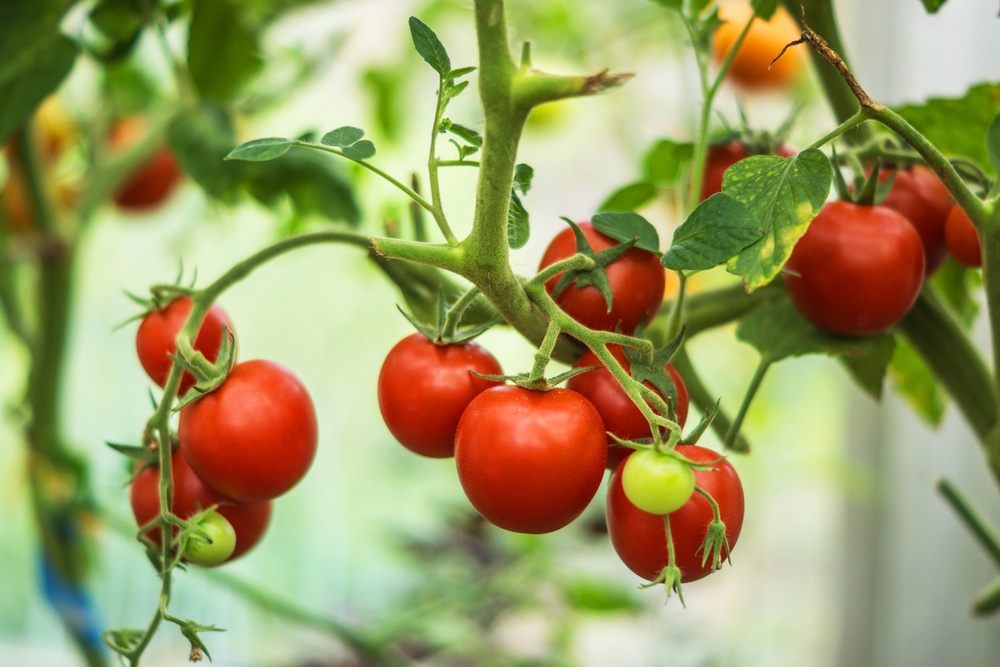
#> input picture LyndaOpenCv Exercises and Assignments/Chap3/tomato2.jpg, 1000 x 667 px
$ python CannyEdges.py
#> lines starting #> are read from the running program, lines starting #| are printed output that depends on the picture; after the words box and inside, x2 and y2 are one past the last pixel; in counts of white or black regions, pixels touching at a corner belong together
import numpy as np
from cv2 import cv2

img = cv2.imread('tomato2.jpg',1)
#> img is the input picture: shape (667, 1000, 3); mean B, G, R 99.1, 154.2, 155.7
img = cv2.resize(img,(0,0),fx=0.6,fy=0.6)
#> img: shape (400, 600, 3)
#Convert to hsv channel for segmentation, then contour miscalculation due to segmentation overlap
hsv = cv2.cvtColor(img,cv2.COLOR_BGR2HSV)
#> hsv: shape (400, 600, 3); mean H, S, V 36, 124.8, 172.9
ret,seg_img = cv2.threshold(hsv[:,:,0],25,255,cv2.THRESH_BINARY_INV)  #red in hue channel is b/w 0-25 and 250-255
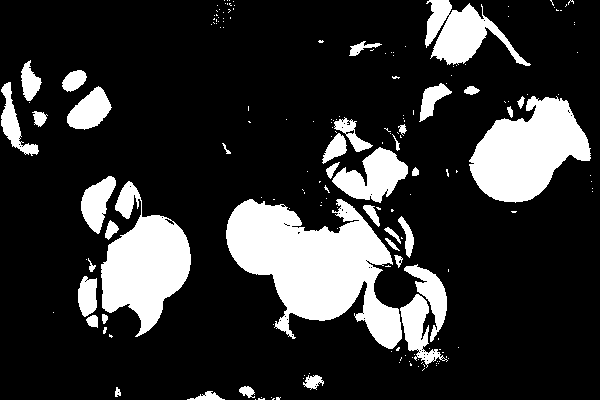
#> seg_img: shape (400, 600); 19.4% white; 183 white regions (143 under 20 px)
cv2.imshow("Poor Segmentation",seg_img)

#Try contouring on overlapped segments, tomatoes group considered one object
contours,heirarchy = cv2.findContours(seg_img,cv2.RETR_TREE,cv2.CHAIN_APPROX_SIMPLE)
#> contours = 255 contours, 215 with area under 20; largest, box (x1, y1, x2, y2) and area: (226, 199, 402, 349) 13791, (469, 96, 591, 203) 7758, (101, 181, 191, 337) 7340, (425, 0, 531, 66) 2970, (332, 147, 408, 203) 2178
img2 = img.copy()
cv2.drawContours(img2,contours,-1,(0,0,0),2)
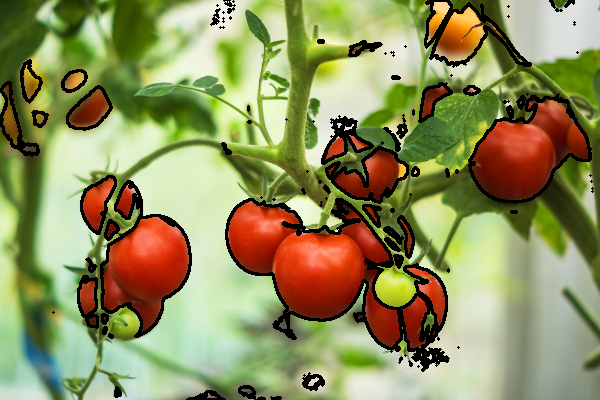
#> img2: shape (400, 600, 3); mean B, G, R 93.4, 144.3, 144
cv2.imshow("Wrong Contours",img2)

#Canny Edges
edges = cv2.Canny(img,100,70) #Lower and upper limit of threshold edges
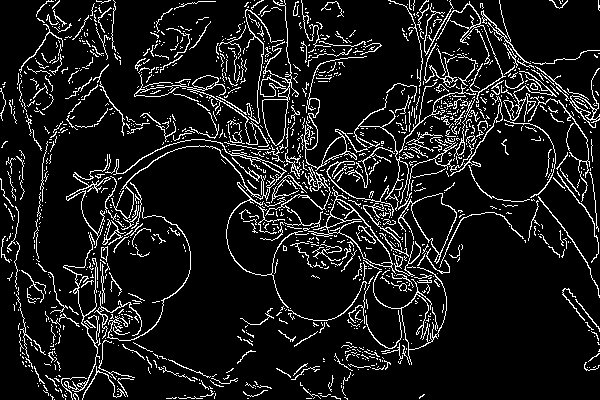
#> edges: shape (400, 600); 10.4% white in thin lines or dots
cv2.imshow("Canny",edges)

#Canny Contours, using edges to find better segmented img for better contour
improve_seg_img = seg_img - edges
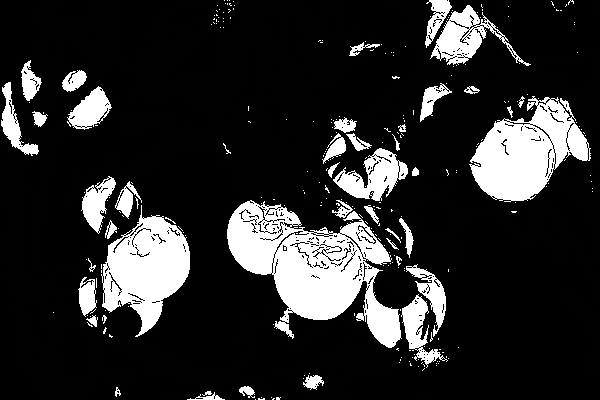
#> improve_seg_img: shape (400, 600); min 0, max 255, mean 43
cv2.imshow("Canny Segmentation",improve_seg_img)

contours,heirarchy = cv2.findContours(improve_seg_img,cv2.RETR_TREE,cv2.CHAIN_APPROX_SIMPLE)
#> contours = 2360 contours, 2243 with area under 20; largest, box (x1, y1, x2, y2) and area: (226, 186, 402, 348) 13651, (458, 71, 593, 202) 7684, (90, 205, 191, 341) 7019, (304, 0, 535, 211) 6884, (394, 193, 457, 368) 3942
cv2.drawContours(img,contours,-1,(0,0,0),1)
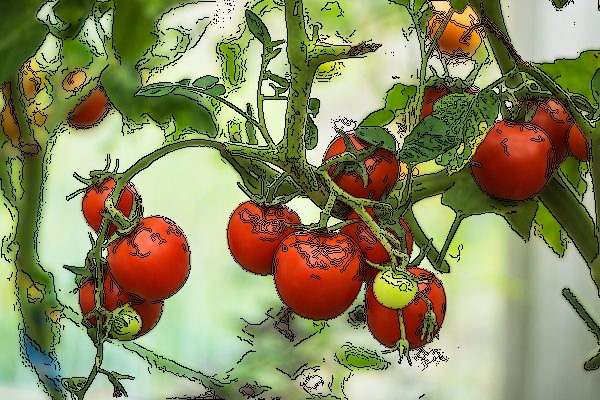
#> img: shape (400, 600, 3); mean B, G, R 90.7, 138, 138.5
cv2.imshow("Canny Contours",img)

cv2.waitKey(0)
cv2.destroyAllWindows()

$ run again, with LyndaOpenCv Exercises and Assignments/Chap3/face_grid.png saved as LyndaOpenCv Exercises and Assignments/Chap3/tomato2.jpg
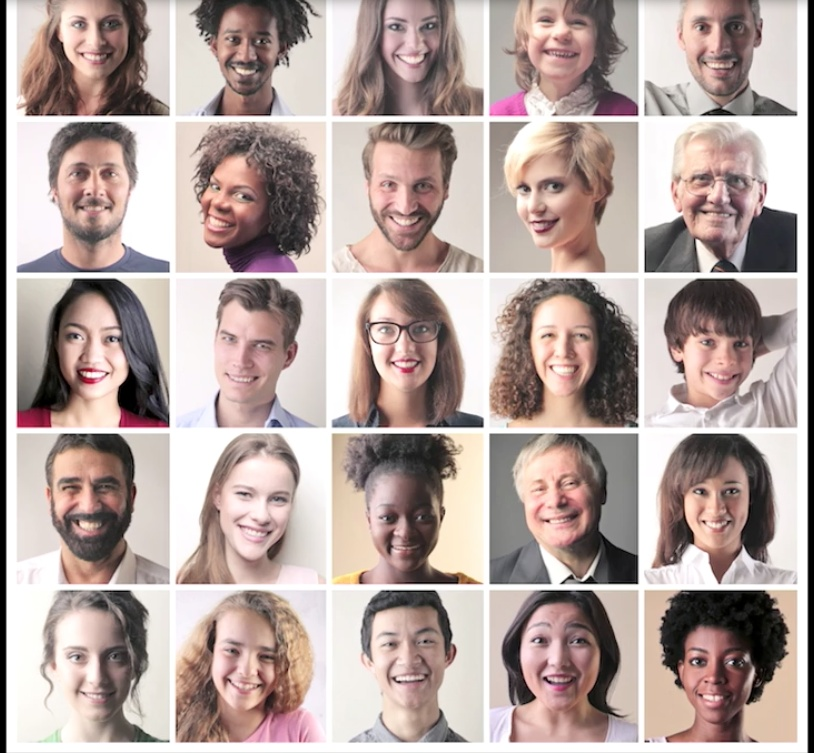
#> input picture LyndaOpenCv Exercises and Assignments/Chap3/face_grid.png, 814 x 753 px
#> img is the input picture: shape (753, 814, 3); mean B, G, R 159, 163.5, 180.4
#> hsv: shape (452, 488, 3); mean H, S, V 36.3, 36.5, 180.9
#> `ret,seg_img = cv2.threshold(hsv[:,:,0],25,255,cv2.THRESH_BINARY_INV)`:
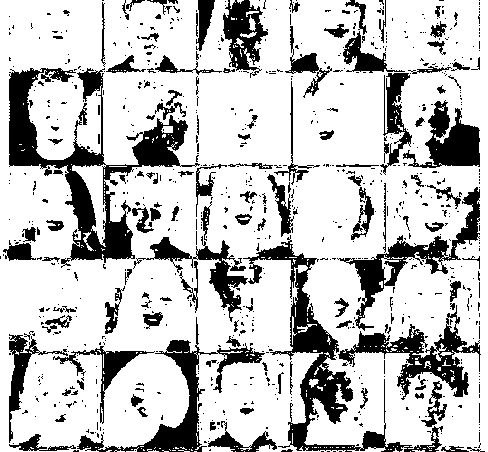
#> seg_img: shape (452, 488); 76.7% white; 801 black regions (666 under 20 px)
#> `contours,heirarchy = cv2.findContours(seg_img,cv2.RETR_TREE,cv2.CHAIN_..`: contours = 1561 contours, 1324 with area under 20; largest, box (x1, y1, x2, y2) and area: (0, 0, 488, 452) 204894, (8, 67, 189, 264) 9894, (337, 323, 482, 401) 4080, (345, 235, 450, 332) 2898, (402, 100, 481, 169) 2692
#> edges: shape (452, 488); 18.2% white in thin lines or dots
#> `contours,heirarchy = cv2.findContours(improve_seg_img,cv2.RETR_TREE,cv..`: contours = 6542 contours, 5771 with area under 20; largest, box (x1, y1, x2, y2) and area: (0, 0, 488, 452) 201965, (103, 354, 196, 447) 5714, (338, 325, 472, 452) 4238, (176, 44, 396, 356) 4129, (233, 253, 340, 447) 3316
#> `cv2.drawContours(img,contours,-1,(0,0,0),1)`:
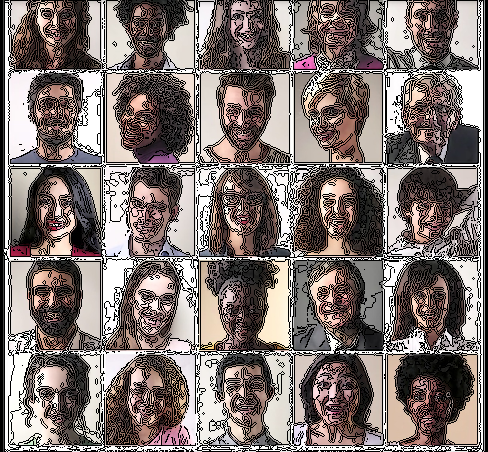
#> img: shape (452, 488, 3); mean B, G, R 112.9, 115.9, 126.7

$ run again, with LyndaOpenCv Exercises and Assignments/Chap3/fuzzy.png saved as LyndaOpenCv Exercises and Assignments/Chap3/tomato2.jpg
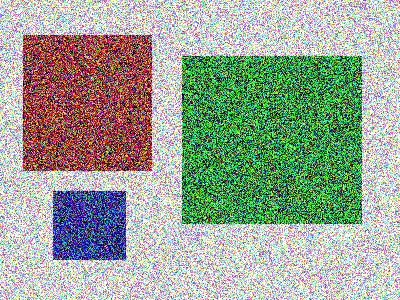
#> input picture LyndaOpenCv Exercises and Assignments/Chap3/fuzzy.png, 400 x 300 px
#> img is the input picture: shape (300, 400, 3); mean B, G, R 150, 164.2, 154.2
#> hsv: shape (180, 240, 3); mean H, S, V 82.5, 86.4, 184.9
#> `ret,seg_img = cv2.threshold(hsv[:,:,0],25,255,cv2.THRESH_BINARY_INV)`:
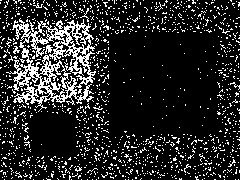
#> seg_img: shape (180, 240); 15.6% white in thin lines or dots
#> `contours,heirarchy = cv2.findContours(seg_img,cv2.RETR_TREE,cv2.CHAIN_..`: contours = 1462 contours, 1437 with area under 20; largest, box (x1, y1, x2, y2) and area: (6, 18, 96, 112) 4829, (21, 35, 65, 75) 598, (48, 51, 91, 88) 547, (49, 62, 69, 98) 336, (69, 31, 91, 50) 164
#> edges: shape (180, 240); 35.8% white in thin lines or dots
#> `contours,heirarchy = cv2.findContours(improve_seg_img,cv2.RETR_TREE,cv..`: contours = 1841 contours, 1728 with area under 20; largest, box (x1, y1, x2, y2) and area: (0, 0, 119, 124) 6042, (63, 50, 90, 82) 375, (95, 0, 146, 50) 374, (131, 138, 184, 180) 318, (64, 13, 87, 45) 280
#> `cv2.drawContours(img,contours,-1,(0,0,0),1)`:
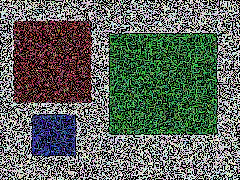
#> img: shape (180, 240, 3); mean B, G, R 92.5, 101, 93.1
